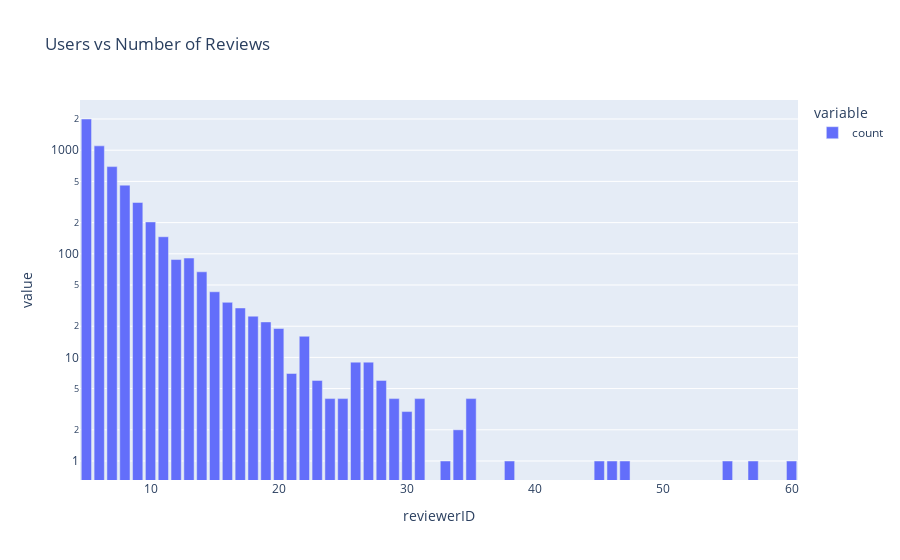

The notebook cell saved with this chart:
### Code cell
fig = px.bar(
    reviews.groupby('reviewerID')['reviewerID'].count().value_counts(),
    log_y=True,
    title='Users vs Number of Reviews'
)
fig.show()

### Figure 1 — Plotly figure (JSON) as saved in the notebook; plotly's stock layout.template omitted (floating-point values rounded to 4 significant figures)
{"data": [{"alignmentgroup": "True", "hovertemplate": "variable=count<br>reviewerID=%{x}<br>value=%{y}<extra></extra>", "legendgroup": "count", "marker": {"color": "#636efa", "pattern": {"shape": ""}}, "name": "count", "offsetgroup": "count", "orientation": "v", "showlegend": true, "textposition": "auto", "type": "bar", "x": [5, 6, 7, 8, 9, 10, 11, 13, 12, 14, 15, 16, 17, 18, 19, 20, 22, 27, 26, 21, 28, 23, 25, 24, 29, 31, 35, 30, 34, 55, 45, 46, 60, 33, 57, 38, 47], "xaxis": "x", "y": [2000, 1101, 694, 460, 313, 203, 146, 91, 88, 67, 43, 34, 30, 25, 22, 19, 16, 9, 9, 7, 6, 6, 4, 4, 4, 4, 4, 3, 2, 1, 1, 1, 1, 1, 1, 1, 1], "yaxis": "y"}], "layout": {"autosize": true, "barmode": "relative", "legend": {"title": {"text": "variable"}, "tracegroupgap": 0}, "title": {"text": "Users vs Number of Reviews"}, "xaxis": {"anchor": "y", "autorange": true, "domain": [0, 1], "range": [4.5, 60.5], "title": {"text": "reviewerID"}, "type": "linear"}, "yaxis": {"anchor": "x", "autorange": true, "domain": [0, 1], "range": [-0.1834, 3.484], "title": {"text": "value"}, "type": "log"}}}
